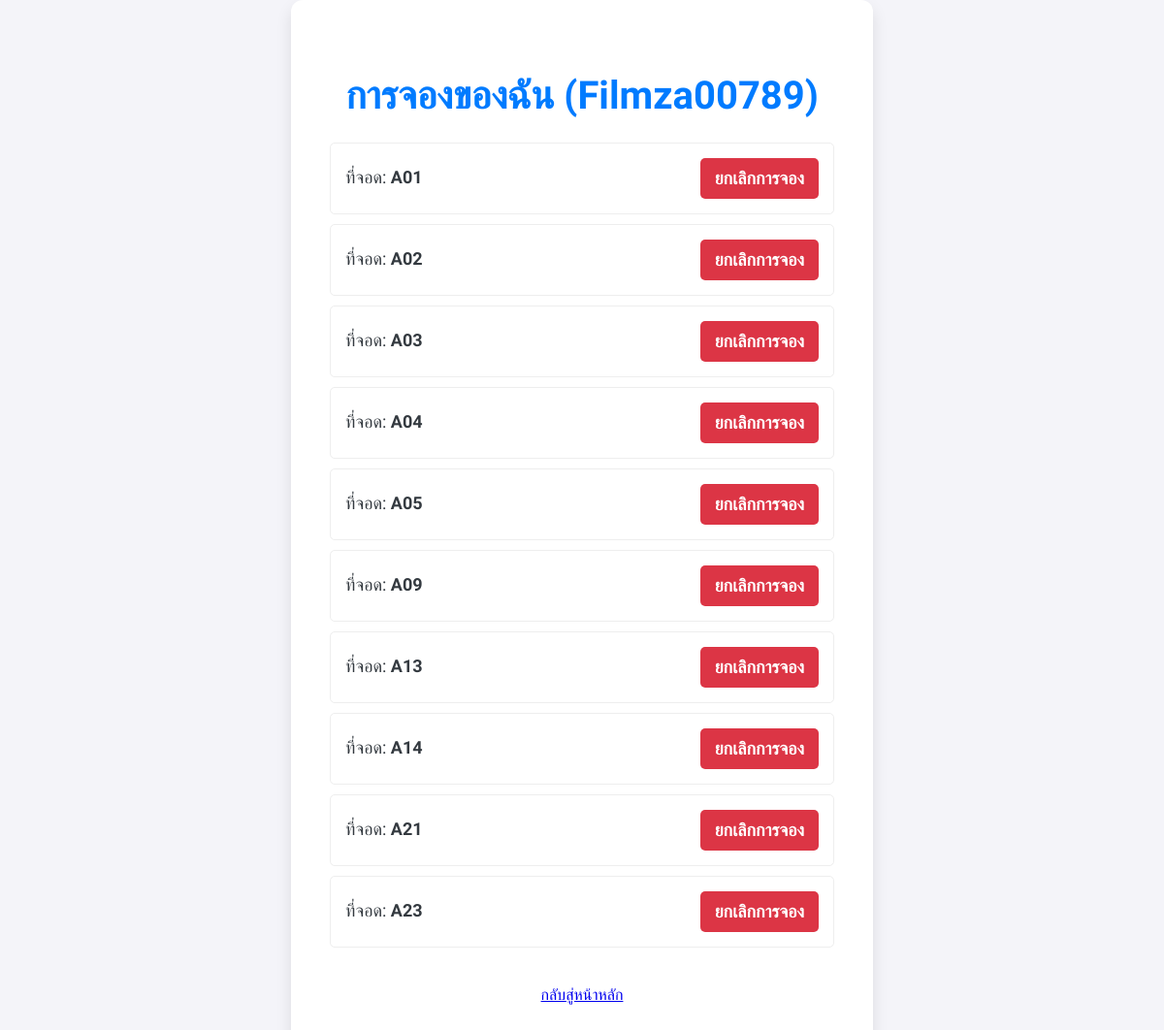
/my_bookings.php (signed in), run on an earlier commit of the app's database.
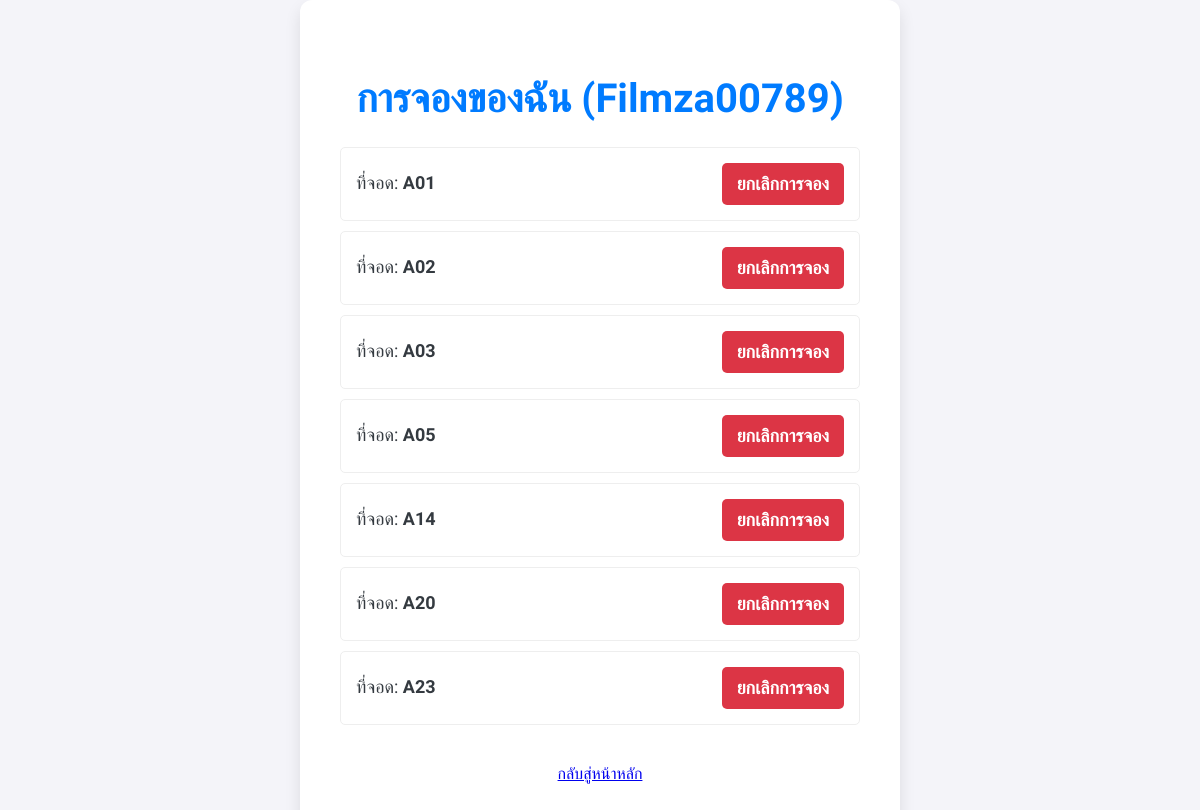
And on a later commit of the database.
### tables this page shows
CREATE TABLE `parking_spots` (
  `id` int(11) NOT NULL,
  `spot_name` varchar(10) NOT NULL,
  `status` enum('available','occupied') NOT NULL DEFAULT 'available',
  `booked_by_user` varchar(255) DEFAULT NULL,
  `zone_id` int(11) DEFAULT NULL,
  `price` decimal(10,2) NOT NULL DEFAULT 50.00,
  `spot_type` varchar(50) NOT NULL DEFAULT 'car'
);

### my_bookings.php (the view, shortened to what this page needs)
<?php
require_once 'config.php';
$username = $_SESSION['username'];
$bookings = [];
$stmt = $conn->prepare("SELECT spot_name FROM parking_spots WHERE booked_by_user = ?");
$stmt->bind_param("s", $username);
$stmt->execute();
$result = $stmt->get_result();
if ($result->num_rows > 0) {
    while($row = $result->fetch_assoc()) {
        $bookings[] = $row;
    }
}
?>
<!DOCTYPE html>
<html lang="th">
<head>
    <link rel="stylesheet" href="style.css">
</head>
<body>
    <div class="container" style="max-width: 600px;">
        <h1>การจองของฉัน (<?php echo htmlspecialchars($username); ?>)</h1>
        <?php if (!empty($bookings)): ?>
            <ul style="list-style: none; padding: 0;">
                <?php foreach ($bookings as $booking): ?>
                    <li style="display: flex; justify-content: space-between; align-items: center; padding: 15px; border: 1px solid #eee; border-radius: 5px; margin-bottom: 10px;">
                        <span style="font-size: 18px;">ที่จอด: <strong><?php echo $booking['spot_name']; ?></strong></span>
                        <form action="cancel_booking.php" method="POST" style="margin: 0;">
                            <button type="submit" style="background-color: #dc3545; color: white; border: none; padding: 10px 15px; border-radius: 5px; cursor: pointer;">ยกเลิกการจอง</button>
                        </form>
                    </li>
                <?php endforeach; ?>
            </ul>
        <?php else: ?>
            <p>คุณยังไม่มีรายการจอง</p>
        <?php endif; ?>
        <a href="index.php" style="display:inline-block; margin-top:20px;">กลับสู่หน้าหลัก</a>
    </div>
</body>
</html>

### style.css (style rules this page uses)
:root { --primary-color: #007bff; --secondary-color: #6c757d; --background-light: #f4f4f9; --card-background: #ffffff; --border-color: #e9ecef; --success-color: #28a745; --error-color: #dc3545; --occupied-color: #dc3545; --available-color: #28a745; --shadow-sm: 0 0.125rem 0.25rem rgba(0, 0, 0, 0.075); --shadow-md: 0 0.5rem 1rem rgba(0, 0, 0, 0.1); }
body { font-family: 'Kanit', sans-serif; background-color: var(--background-light); color: #343a40; line-height: 1.6; margin: 0; padding: 0; display: flex; justify-content: center; align-items: center; min-height: 100vh; }
.container, .login-container { background-color: var(--card-background); padding: 2.5rem; border-radius: 12px; box-shadow: var(--shadow-md); width: 90%; max-width: 550px; text-align: center; position: relative; box-sizing: border-box; }
h1 { font-size: 2.5rem; color: var(--primary-color); margin-bottom: 0.5rem; font-weight: 700; }
button, .btn { width: 100%; padding: 15px; border: none; border-radius: 30px; background-color: var(--primary-color); color: white; font-family: 'Kanit', sans-serif; font-size: 1.125rem; font-weight: 600; cursor: pointer; transition: background-color 0.3s ease, transform 0.2s ease; }

What changed in the data, as far as the page shows it:
no longer on this page (row edited): parking_spots: spot_name "A04"
no longer on this page (row edited): parking_spots: spot_name "A09"
no longer on this page (row edited): parking_spots: spot_name "A13"
no longer on this page (row edited): parking_spots: spot_name "A21"
now on this page (row edited): parking_spots: spot_name "A20"
